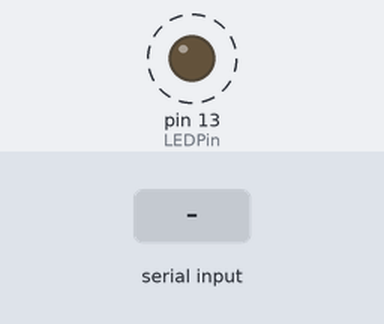
This sketch was run on a simulated Arduino Uno, built with avr-gcc and run on an emulated ATmega328P. Parts: output pins drawn as LEDs (lit = HIGH). Dashed ring = blinking. Inputs (shaded band) come from the test bench. What the sketch prints to the serial monitor is not drawn.

Above: at 1.2 s.
1.3 s: byte 30 received over Serial
4.3 s: byte 90 received over Serial
7.3 s: byte 120 received over Serial
Timing chart, 0 to 16.3 s (numbered marks = the images above; inputs shaded):
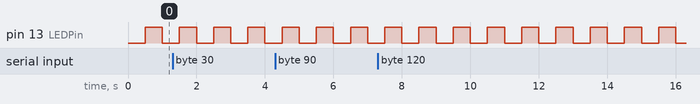

Measured:
- by itself, pin 13 (LEDPin): alternates HIGH for 0.50 s and LOW for 0.50 s

The sketch:

serial-simple-feedback.ino
```cpp
/*
  Simple Serial
  Landuage: Arduino/Wiring
  Listens for an incoming serial byte, addes one to the byte
    and sends the result back over serially.
  Also blinks an LED on pin 13 every half second.

*/


int LEDPin = 13;            // you can use any digital I/O pin you want
int inByte = 0;             // variable to hold incoming serial data
long blinkTimer = 0;        // keeps track of how long since the LED was last turned off
int blinkInterval = 1000;   // a full second from on to off to on again

void setup() {
  pinMode(LEDPin, OUTPUT);  // set pin 13 to be an output
  Serial.begin(9600);       // configure the serial port for 9600 bps data rate
}

void loop() {

  // if there are any incoming serial bytes available to read:
  if (Serial.available() > 0) {
    // then read the first available byte
    inByte = Serial.read();
    // add one to it, then send the result out:
    Serial.print(inByte+1, BYTE);
  }

  // Meanwhile, keep blinking the LED.
  // after a quarter of a second, turn the LED on:
  if (millis() - blinkTimer >= blinkInterval/2) {
    digitalWrite(LEDPin, HIGH);  // turn the LED on pin 13 on
  }
  // after half a second, turn the LED off and reset the timer
  if (millis() - blinkTimer >= blinkInterval) {
    digitalWrite(LEDPin, LOW);   // turn the LED off
    blinkTimer = millis();
  }
}
```
